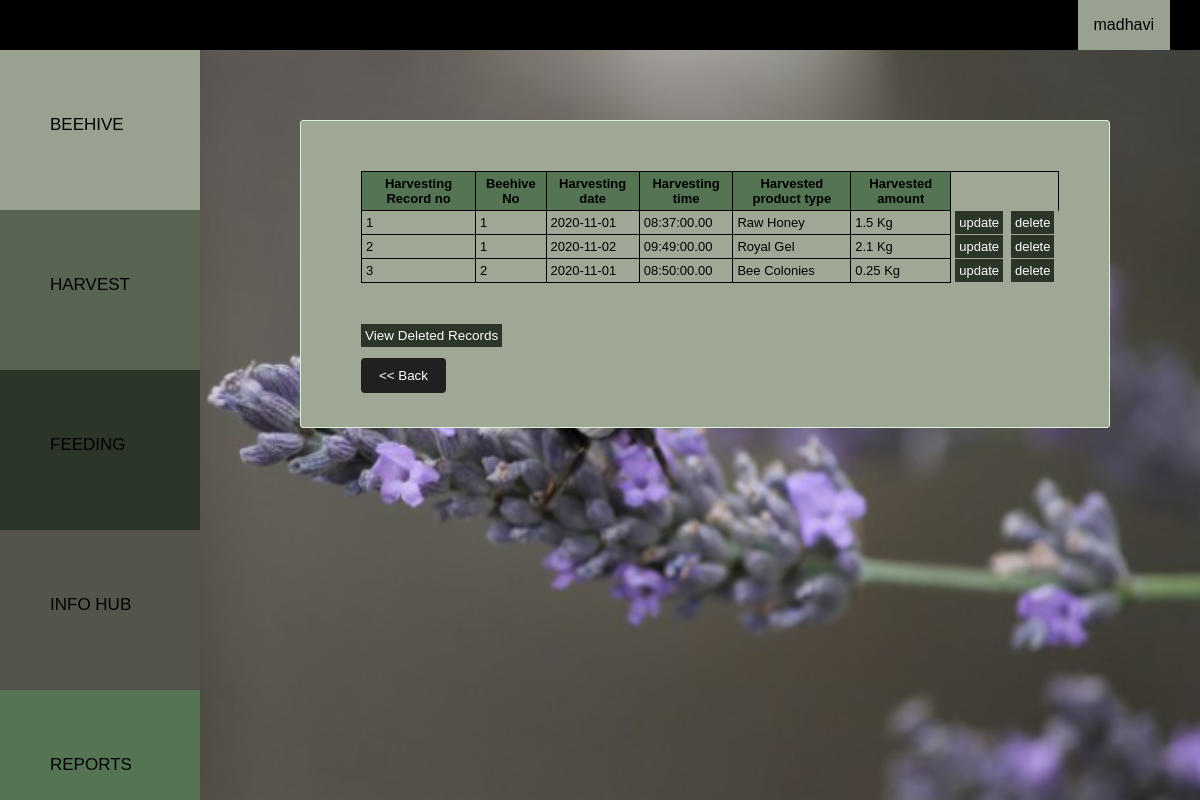
/src/php/bk_viewharvest.php (signed in), run on an earlier commit of the app's database.
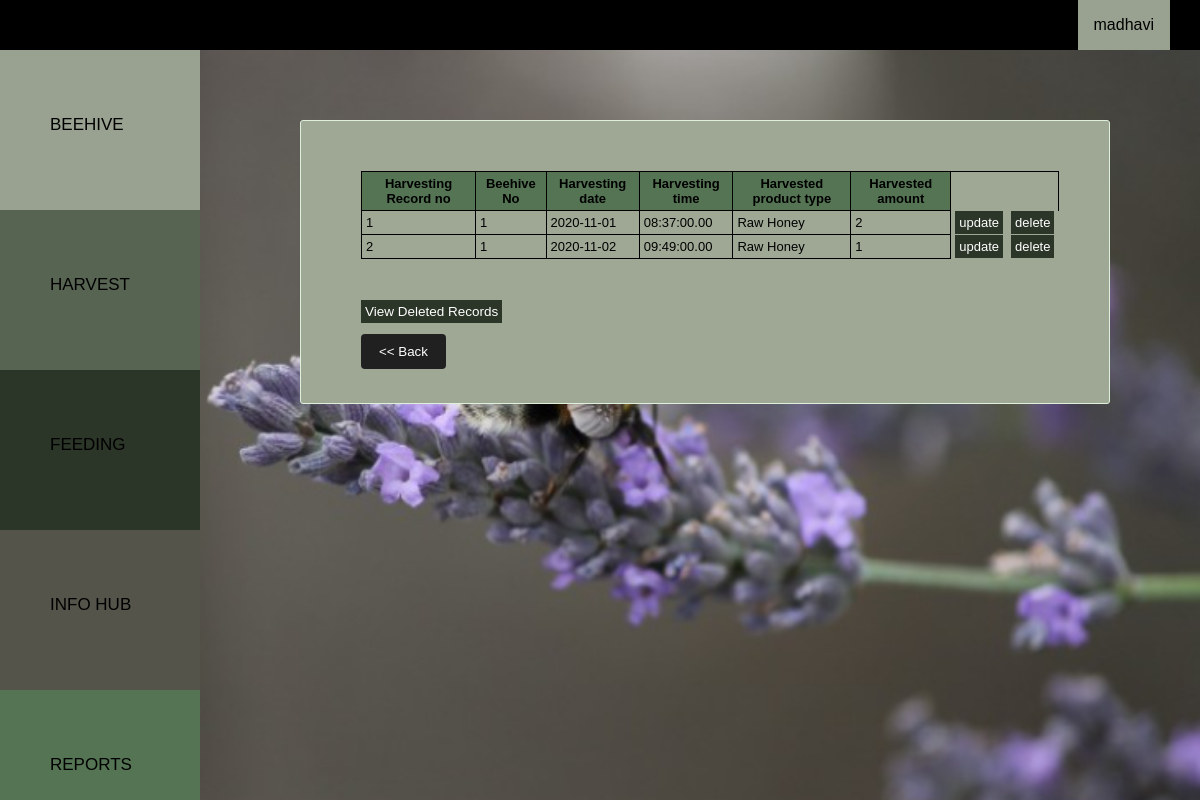
And on a later commit of the database.
### tables this page shows
CREATE TABLE `harvest` (
  `HarvestRecNo` int(10) NOT NULL,
  `userID` int(10) NOT NULL,
  `beehiveno` int(10) NOT NULL,
  `date` date NOT NULL,
  `hdate` date NOT NULL,
  `htime` time(2) NOT NULL,
  `producttype` varchar(50) NOT NULL,
  `amount` varchar(50) NOT NULL,
  `unit` varchar(5) NOT NULL,
  `is_deleted` tinyint(1) NOT NULL DEFAULT 0
);

### src/php/bk_viewharvest.php (the view, shortened to what this page needs)
<html>
	<head>
      <link rel="stylesheet" type="text/CSS" href="../../public/css/bk_style.css">
      <link rel="stylesheet" type="text/CSS" href="../../public/css/bk_catstyle.css">
	</head>
	<body>
<?php include('bk_navbar.php');
        include('bk_sidenavbar.php');?>
<div class="main">
<div class="bhivecontainer">
<br/> <br/>
	<center>
     <table >
                <tr style="background-color:#547454">
                <th>Harvesting Record no</th>
                <th>Beehive No</th>
                <th>Harvesting date</th>
                <th>Harvesting time</th>
                <th>Harvested product type</th>
                <th>Harvested amount</th>
                </tr>
            <?php
$sql = "SELECT HarvestRecNo,beehiveno,hdate,htime,producttype,amount FROM harvest where userID='".$_SESSION['userid']."' and is_deleted=0";
mysqli_query($connection, $sql);
$result = mysqli_query($connection,$sql);
		while($row=mysqli_fetch_assoc($result)){
            echo '<tr >';
            echo '<td>';
            echo $row['HarvestRecNo'];
            echo '</td>';
            echo '<td>';
        echo $row['beehiveno'];
        echo '</td>';
                echo '<td>';
        echo $row['hdate'];
        echo '</td>';
        echo '<td>';
        echo $row['htime'];
        echo '</td>';
        echo '<td>';
        echo $row['producttype'];
        echo '</td>';
        echo '<td>';
        echo $row['amount'];
        echo '</td>';
        echo "<td style='border-style:hidden; border-left:1px solid black'><a href ='bk_updateharvest.php?HarvestRecNo=".$row['HarvestRecNo']."' style='background-color: #2b3528; color: white; text-decoration: none; padding:4px'> update </a> </td>" ;
		echo "<td style='border-style:hidden'><a href ='bk_deleteharvest.php?HarvestRecNo=".$row['HarvestRecNo']." ' style='background-color: #2b3528; color: white; text-decoration: none; padding:4px'> delete </a> </td>" ;
        echo '</tr>';
		}?>
     </table></center>
     <br/>
        <br/>
        <br/>
        <td style='border-style:hidden; border-left:1px solid black'><a href ='bk_viewdelharvest.php' style='background-color: #2b3528; color: white; text-decoration: none; padding:4px'> View Deleted Records </a> </td>
    <br/>
            <form  action="bk_harvest.php" method="post" >
        <div class="row">
        <input type="submit" value="<< Back" name="back" >
        </div>
        </form>
</div>
<br />
<br />
</div>
	</body>
</html>

What changed in the data, as far as the page shows it:
no longer on this page (row edited): harvest: HarvestRecNo "3", beehiveno "2", hdate "2020-11-01", htime "08:50:00.00", producttype "Bee Colonies", amount "0.25 Kg"
changed harvest id 1: amount "1.5 Kg" → "2"
changed harvest id 2: producttype "Royal Gel" → "Raw Honey"; amount "2.1 Kg" → "1"
